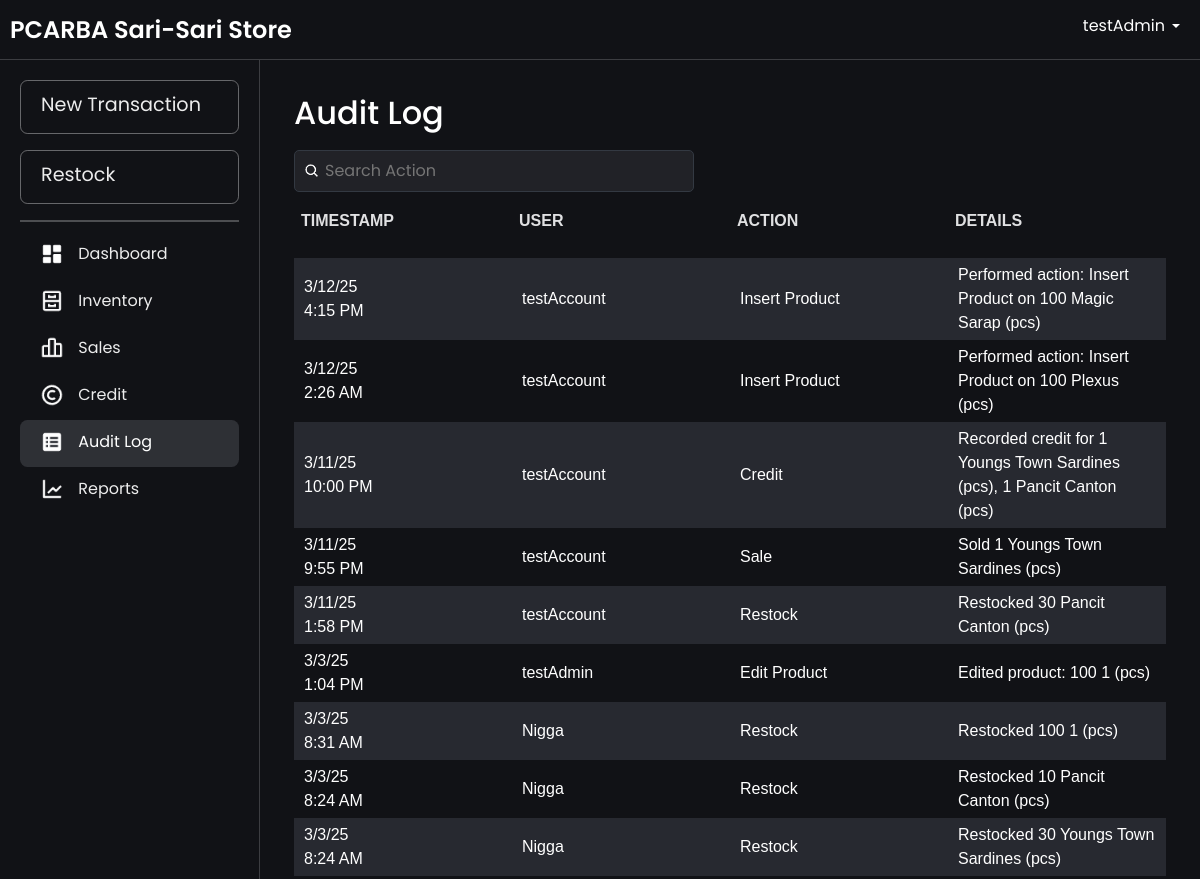
The page /audit_logs.php (signed in, upper part) on the database as committed earlier.
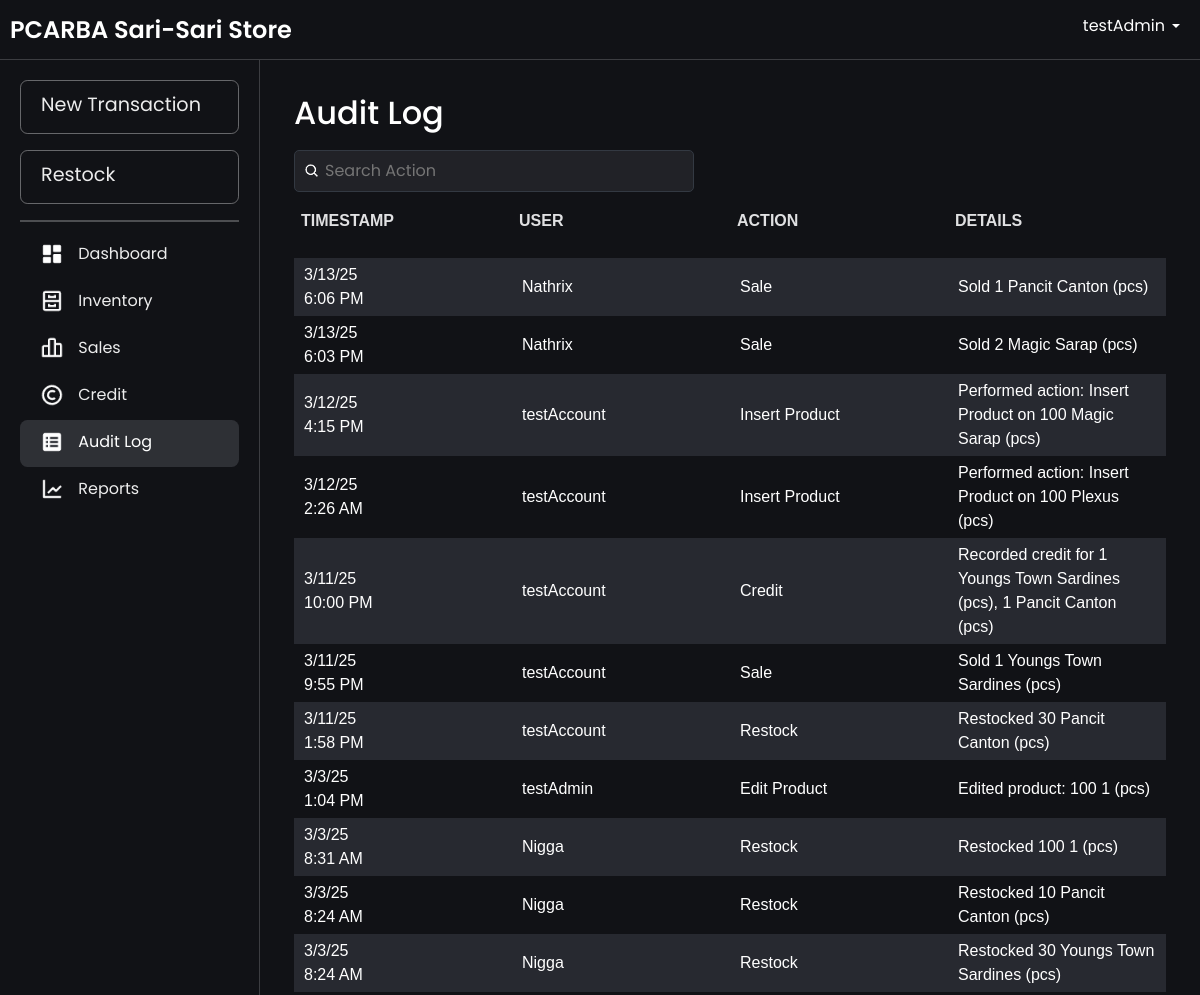
The same page on the database as committed later.
### tables this page shows
CREATE TABLE `audit_logs` (
  `logId` int(11) NOT NULL AUTO_INCREMENT,
  `action` varchar(50) NOT NULL COMMENT 'Type of action (e.g., Add Product, Restock, Sale, etc.)',
  `details` text DEFAULT NULL COMMENT 'Details of the action (e.g., JSON or descriptive text)',
  `userId` int(11) NOT NULL COMMENT 'User who performed the action',
  `timestamp` timestamp NOT NULL DEFAULT current_timestamp() COMMENT 'Time of the action',
  PRIMARY KEY (`logId`),
  KEY `users_audit_logs` (`userId`),
  CONSTRAINT `users_audit_logs` FOREIGN KEY (`userId`) REFERENCES `users` (`userId`) ON DELETE CASCADE
);

CREATE TABLE `users` (
  `userId` int(11) NOT NULL AUTO_INCREMENT,
  `username` varchar(50) NOT NULL,
  `password` varchar(255) NOT NULL,
  `login_count` int(11) DEFAULT 0,
  PRIMARY KEY (`userId`),
  UNIQUE KEY `username` (`username`)
);

### audit_logs.php (the view, shortened to what this page needs)
<?php
include 'db.php';
$query = "SELECT a.logId, a.action, a.details, a.timestamp, u.username
          FROM audit_logs a
          JOIN users u ON a.userId = u.userId
          ORDER BY a.timestamp DESC";
$result = $conn->query($query);
$logs = $result->fetch_all(MYSQLI_ASSOC);
?>
<!DOCTYPE html>
<html lang="en">
<head>
    <link rel="stylesheet" href="css/bootstrap.min.css">
    <link rel="stylesheet" href="css/layer1.css">
</head>
<body>
    <?php include 'navbar.php'; ?>
    <div class="main-content fade-in">
        <div class="container">
            <div class="header-container">
                <h2>Audit Log</h2>
                <div class="search-container">
                    <div class="search-wrapper">
                        <img src="images/search-icon.png" alt="Search" class="search-icon">
                        <input type="text" id="searchBar" placeholder="Search Action" onkeyup="filterLogs(); toggleClearIcon();">
                    </div>
                </div>
            </div>
            <div class="table-wrapper">
                <table id="logsTable" width="100%">
                    <thead>
                        <tr align="left">
                            <th>Timestamp</th>
                            <th>User</th>
                            <th>Action</th>
                            <th>Details</th>
                        </tr>
                    </thead>
                    <tbody>
                        <?php if (empty($logs)) { ?>
                            <tr>
                                <td colspan="4" style="text-align: center;">No logs found.</td>
                            </tr>
                        <?php } else { ?>
                            <?php foreach ($logs as $log) {
                                $date = !empty($log['timestamp'])
                                    ? date("n/j/y", strtotime($log['timestamp'])) . "<br>" . date("g:i A", strtotime($log['timestamp']))
                                    : 'N/A';
                            ?>
                                <tr>
                                    <td><?php echo $date; ?></td>
                                    <td><?php echo htmlspecialchars($log['username']); ?></td>
                                    <td><?php echo htmlspecialchars($log['action']); ?></td>
                                    <td><?php echo htmlspecialchars($log['details']); ?></td>
                                </tr>
                            <?php } ?>
                        <?php } ?>
                    </tbody>
                </table>
            </div>
        </div>
    </div>
</body>
</html>

### navbar.php (shortened to what this page needs)
<?php
$current_page = basename($_SERVER['PHP_SELF']);
?>
<!DOCTYPE html>
<html lang="en">
<head>
    <link rel="stylesheet" href="css/bootstrap.min.css">
    <link rel="stylesheet" href="css/layer1.css">
</head>
<body>
    <nav class="navbar navbar-expand-lg navbar-dark navbar-fixed-top">
        <div class="navbar1">
            <a class="navbar-brand" href="dashboard.php">PCARBA Sari-Sari Store</a>
        </div>
        <div class="navbar2">
            <div class="ms-auto">
                <div class="dropdown">
                    <a class="nav-link dropdown-toggle" href="" role="button" data-bs-toggle="dropdown" aria-expanded="false">
                        <?php echo $_SESSION['username']; ?>
                    </a>
                </div>
            </div>
        </div>
    </nav>
    <div class="sidebar sidebar-open">
        <a href="transaction.php" class="sidebar-link sidebar-record-sale <?php echo in_array($current_page, ['addSale.php', 'addCredit.php', 'transaction.php']) ? 'active' : ''; ?>">New Transaction</a>
        <a href="restock.php" class="sidebar-link sidebar-restock <?php echo in_array($current_page, ['restock.php']) ? 'active' : ''; ?>">Restock</a>
        <hr>
        <a href="dashboard.php" class="<?php echo $current_page == 'dashboard.php' ? 'active' : ''; ?>">
            <img src="images/<?php echo $current_page == 'dashboard.php' ? 'DB.png' : 'DB.png'; ?>" alt="Dashboard">&nbsp;Dashboard
        </a>
        <a href="inventory.php" class="<?php echo $current_page == 'inventory.php' ? 'active' : ''; ?>">
            <img src="images/<?php echo $current_page == 'inventory.php' ? 'cabinet_active.png' : 'cabinet.png'; ?>" alt="Inventory">&nbsp;Inventory
        </a>
        <a href="sales.php" class="<?php echo $current_page == 'sales.php' ? 'active' : ''; ?>">
            <img src="images/<?php echo $current_page == 'sales.php' ? 'barsales_active.png' : 'barsales.png'; ?>" alt="Sales">&nbsp;Sales
        </a>
        <a href="credit.php" class="<?php echo $current_page == 'credit.php' ? 'active' : ''; ?>">
            <img src="images/<?php echo $current_page == 'credit.php' ? 'credits-active.png' : 'credits.png'; ?>" alt="Credits">&nbsp;Credit
        </a>
        <a href="audit_logs.php" class="<?php echo $current_page == 'audit_logs.php' ? 'active' : ''; ?>">
            <img src="images/<?php echo $current_page == 'audit_logs.php' ? 'auditlogs-active.png' : 'auditlogs.png'; ?>" alt="Audit Logs">&nbsp;Audit Log
        </a>
        <a href="reports.php" class="<?php echo $current_page == 'reports.php' ? 'active' : ''; ?>">
            <img src="images/<?php echo $current_page == 'reports.php' ? 'reports.png' : 'reports.png'; ?>" alt="reports">&nbsp;Reports
        </a>
    </div>
    <div class="overlay" onclick="toggleSidebar()"></div>
</body>
</html>

### css/layer1.css (style rules this page uses)
.fade-in { animation: fadeInAnimation ease .1s; -webkit-animation: fadeInAnimation ease 1s; -moz-animation: fadeInAnimation ease 1s; -o-animation: fadeInAnimation ease 1s; -ms-animation: fadeInAnimation ease 1s; }
body { background-color: rgb(17, 18, 22); font-family: "Poppins", serif; color: white; }

### audit_logs.php (style rules this page uses)
.search-container { margin-top: 10px; display: flex; justify-content: space-between; align-items: center; gap: 10px; position: relative; width: 100%; }
.header-container { display: flex; align-items: center; flex-wrap: wrap; flex-direction: row; justify-content: space-between; position: relative; padding: 10px; }
.search-wrapper { display: flex; align-items: center; position: relative; width: 100%; max-width: 400px; }
.search-wrapper .search-icon { position: absolute; left: 10px; width: 16px; height: 16px; }
.search-wrapper input { padding: 8px 8px 8px 30px; width: 100%; border-radius: 5px; border: 1px solid #333942; background-color: rgba(33, 34, 39, 255); color: #f7f7f8; }
.table-wrapper { overflow-x: auto; }
.table-wrapper { scroll-behavior: smooth; height: 70vh; overflow-y: auto; position: relative; padding: 10px; padding-top: 0; }
table { font-family: Arial, Helvetica, sans-serif; width: 100%; border-collapse: separate; border-spacing: 0 10px; table-layout: fixed; }
table thead { position: sticky; top: 0; z-index: 10; background-color: #1f1f1f; }
table tbody tr:nth-child(odd) { background-color: #272930; }
table tbody tr:nth-child(even) { background-color: rgb(17, 18, 22); }
table th { padding: 7px; background-color: rgb(17, 18, 22); color: rgba(247, 247, 248, 0.9); font-weight: bold; text-transform: uppercase; font-size: 1rem; box-shadow: 0 4px 8px rgba(0, 0, 0, 0.83); padding-bottom: 25px; }
table td { padding: 5px 10px; font-size: 1rem; margin: 0 5px; }
table tr { background-color: transparent; }

### navbar.php (style rules this page uses)
html, body { margin: 0; padding: 0; width: 100%; height: 100%; overflow-x: hidden; }
body { display: grid; grid-template-rows: 60px 1fr; grid-template-columns: 260px 1fr; height: 100vh; overflow: hidden; margin: 0; }
.navbar-fixed-top { position: fixed; top: 0; left: 0; right: 0; display: flex; justify-content: space-between; align-items: center; height: 60px; padding: 0 10px; background-color: rgb(17, 18, 22); border-bottom: 0.25px solid rgba(187, 188, 190, 0.25); z-index: 1000; }
.navbar1 { display: flex; align-items: center; }
.navbar2 { display: flex; align-items: center; }
.dropdown { margin-left: 20px; padding: 10px; }
.sidebar { position: fixed; top: 60px; left: 0; bottom: 0; width: 260px; background-color: rgb(17, 18, 22); padding-top: 20px; border-right: 0.25px solid rgba(187, 188, 190, 0.25); overflow-y: auto; transition: transform 0.3s ease-in-out; z-index: 999; }
.sidebar a { margin-left: 20px; margin-right: 20px; display: flex; align-items: center; padding: 13px 20px; padding-top: 10px; color: rgba(255, 255, 255, 0.92); text-decoration: none; border-radius: 7.5px; transition: background 0.3s, color 0.3s; }
.sidebar a.active { background-color: rgba(187, 194, 209, 0.17); color: #fff; }
.sidebar-record-sale { font-size: 1.2rem; padding: 15px 25px; background: transparent; border: 0.5px solid rgba(187, 188, 190, 0.5); transition: border-color 0.3s, color 0.3s; margin-bottom: 16px; }
.sidebar-restock { display: block; font-size: 1.2rem; padding: 15px 25px; background: transparent; border: 0.5px solid rgba(187, 188, 190, 0.5); transition: border-color 0.3s, color 0.3s; margin-bottom: 16px; }
.main-content { grid-row: 2 / -1; grid-column: 2 / -1; padding: 24px 24px; overflow-y: auto; transition: margin-left 0.3s; margin: 0; }
.container { width: 100%; padding: 0; margin: 0 auto; }
.navbar-brand { display: none !important; }
@media (min-width: 1025px) { .sidebar { display: block !important; transform: translateX(0) !important; } }
@media (min-width: 1025px) { .navbar-brand { display: block !important; } }
.navbar-brand { font-family: 'Poppins', sans-serif; font-weight: 600; font-size: 1.5rem; margin-right: 20px; white-space: nowrap; overflow: visible; text-overflow: clip; max-width: none; }
.dropdown-toggle { position: relative; white-space: nowrap; overflow: hidden; text-overflow: ellipsis; max-width: 100px; display: inline-block; padding-right: 15px !important; }
.dropdown-toggle::after { position: absolute; right: 0; top: 50%; transform: translateY(-50%); }
.sidebar hr { border: 1px solid rgb(255, 255, 255); margin: 10px 20px; }
.sidebar a img { width: 24px; height: 24px; margin-right: 10px; }

Rows that differ between the two databases and show on the page:
added audit_logs: timestamp "3/13/25", timestamp "6:06 PM", userId.username "Nathrix", action "Sale", details "Sold 1 Pancit Canton (pcs)"
added audit_logs: timestamp "3/13/25", timestamp "6:03 PM", userId.username "Nathrix", action "Sale", details "Sold 2 Magic Sarap (pcs)"
